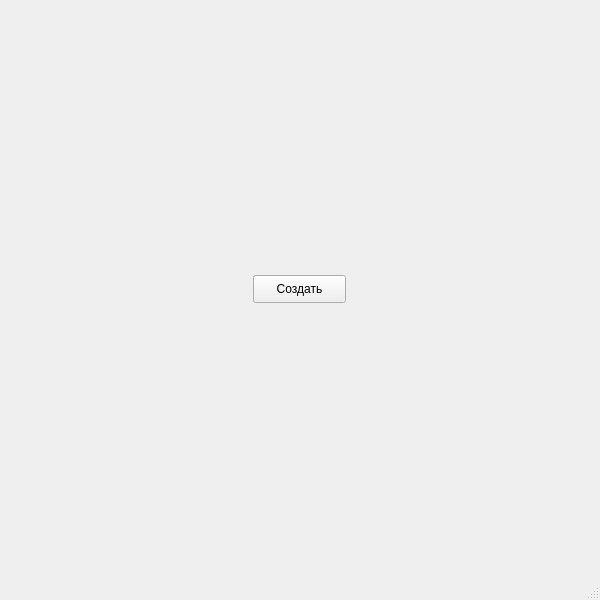
<?xml version="1.0" encoding="UTF-8"?>
<ui version="4.0">
 <class>MainWindow</class>
 <widget class="QMainWindow" name="MainWindow">
  <property name="geometry">
   <rect>
    <x>0</x>
    <y>0</y>
    <width>600</width>
    <height>600</height>
   </rect>
  </property>
  <property name="windowTitle">
   <string>Git </string>
  </property>
  <widget class="QWidget" name="centralwidget">
   <layout class="QGridLayout" name="gridLayout">
    <item row="0" column="0">
     <widget class="QPushButton" name="pushButton">
      <property name="minimumSize">
       <size>
        <width>93</width>
        <height>28</height>
       </size>
      </property>
      <property name="maximumSize">
       <size>
        <width>93</width>
        <height>28</height>
       </size>
      </property>
      <property name="text">
       <string>Создать</string>
      </property>
     </widget>
    </item>
   </layout>
  </widget>
  <widget class="QStatusBar" name="statusbar"/>
 </widget>
 <resources/>
 <connections/>
</ui>
